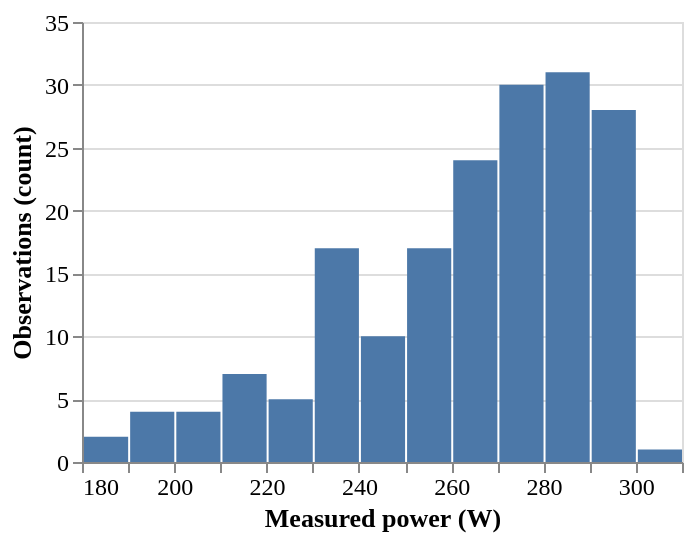

Vega-Lite specification for this chart:
### Vega-Lite specification from a JSON file in a GitHub repository (floating-point values rounded to 4 significant figures; data arrays with more than 128 entries replaced by an {"elided": "..."} marker saying what was removed)
{"config": {"view": {"continuousWidth": 300, "continuousHeight": 300}, "axis": {"labelFontSize": 12, "titleFontSize": 13}, "font": "Times New Roman", "legend": {"labelFontSize": 12, "titleFontSize": 13}}, "data": {"name": "data-365c371a08ad80ff188e2198d7a42d38"}, "mark": {"type": "bar"}, "encoding": {"tooltip": [{"aggregate": "count", "title": "Observations", "type": "quantitative"}], "x": {"bin": {"maxbins": 20}, "field": "power", "title": "Measured power (W)", "type": "quantitative"}, "y": {"aggregate": "count", "title": "Observations (count)", "type": "quantitative"}}, "height": 220, "$schema": "https://vega.github.io/schema/vega-lite/v6.4.1.json", "datasets": {"data-365c371a08ad80ff188e2198d7a42d38": {"elided": "180 records"}}}
